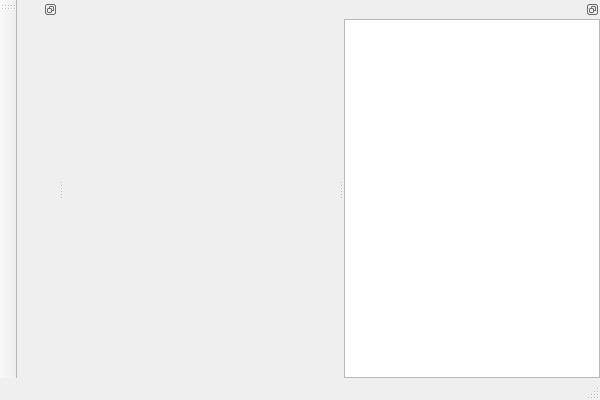
<?xml version="1.0" encoding="UTF-8"?>
<ui version="4.0">
 <class>AUX_UIClass</class>
 <widget class="QMainWindow" name="AUX_UIClass">
  <property name="geometry">
   <rect>
    <x>0</x>
    <y>0</y>
    <width>600</width>
    <height>400</height>
   </rect>
  </property>
  <property name="windowTitle">
   <string>AUX_UI</string>
  </property>
  <widget class="QWidget" name="centralWidget">
   <property name="autoFillBackground">
    <bool>true</bool>
   </property>
   <layout class="QGridLayout" name="gridLayout">
    <property name="leftMargin">
     <number>0</number>
    </property>
    <property name="topMargin">
     <number>0</number>
    </property>
    <property name="rightMargin">
     <number>0</number>
    </property>
    <property name="bottomMargin">
     <number>0</number>
    </property>
    <item row="0" column="0">
     <widget class="QVTKWidget" name="qvtkWidget">
      <property name="mouseTracking">
       <bool>true</bool>
      </property>
     </widget>
    </item>
   </layout>
  </widget>
  <widget class="QMenuBar" name="menuBar">
   <property name="geometry">
    <rect>
     <x>0</x>
     <y>0</y>
     <width>600</width>
     <height>25</height>
    </rect>
   </property>
  </widget>
  <widget class="QToolBar" name="mainToolBar">
   <property name="autoFillBackground">
    <bool>true</bool>
   </property>
   <attribute name="toolBarArea">
    <enum>LeftToolBarArea</enum>
   </attribute>
   <attribute name="toolBarBreak">
    <bool>false</bool>
   </attribute>
  </widget>
  <widget class="QStatusBar" name="statusBar"/>
  <widget class="QDockWidget" name="dockWidget">
   <property name="autoFillBackground">
    <bool>true</bool>
   </property>
   <property name="features">
    <set>QDockWidget::DockWidgetFloatable|QDockWidget::DockWidgetMovable</set>
   </property>
   <attribute name="dockWidgetArea">
    <number>1</number>
   </attribute>
   <widget class="QWidget" name="dockWidgetContents">
    <property name="autoFillBackground">
     <bool>false</bool>
    </property>
    <layout class="QFormLayout" name="formLayout">
     <property name="rowWrapPolicy">
      <enum>QFormLayout::WrapAllRows</enum>
     </property>
     <property name="verticalSpacing">
      <number>7</number>
     </property>
     <property name="leftMargin">
      <number>3</number>
     </property>
     <property name="topMargin">
      <number>3</number>
     </property>
     <property name="rightMargin">
      <number>3</number>
     </property>
     <property name="bottomMargin">
      <number>0</number>
     </property>
    </layout>
   </widget>
  </widget>
  <widget class="QDockWidget" name="dockWidget_2">
   <property name="autoFillBackground">
    <bool>true</bool>
   </property>
   <property name="features">
    <set>QDockWidget::DockWidgetFloatable|QDockWidget::DockWidgetMovable</set>
   </property>
   <attribute name="dockWidgetArea">
    <number>2</number>
   </attribute>
   <widget class="QWidget" name="dockWidgetContents_2">
    <layout class="QVBoxLayout" name="verticalLayout">
     <property name="leftMargin">
      <number>0</number>
     </property>
     <property name="topMargin">
      <number>0</number>
     </property>
     <property name="rightMargin">
      <number>0</number>
     </property>
     <property name="bottomMargin">
      <number>0</number>
     </property>
     <item>
      <widget class="QTreeView" name="treeView">
       <property name="sizePolicy">
        <sizepolicy hsizetype="Expanding" vsizetype="Expanding">
         <horstretch>0</horstretch>
         <verstretch>0</verstretch>
        </sizepolicy>
       </property>
      </widget>
     </item>
    </layout>
   </widget>
  </widget>
 </widget>
 <layoutdefault spacing="6" margin="11"/>
 <customwidgets>
  <customwidget>
   <class>QVTKWidget</class>
   <extends>QWidget</extends>
   <header>QVTKWidget.h</header>
  </customwidget>
 </customwidgets>
 <resources>
  <include location="AUX_UI.qrc"/>
 </resources>
 <connections/>
</ui>
